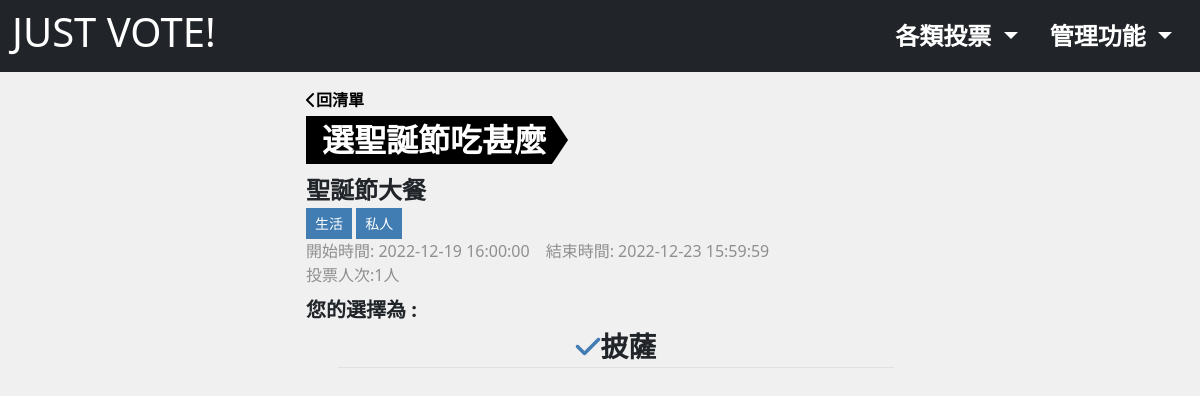
Before: /?do=survey_result&id=66 (signed in) with the older database file.
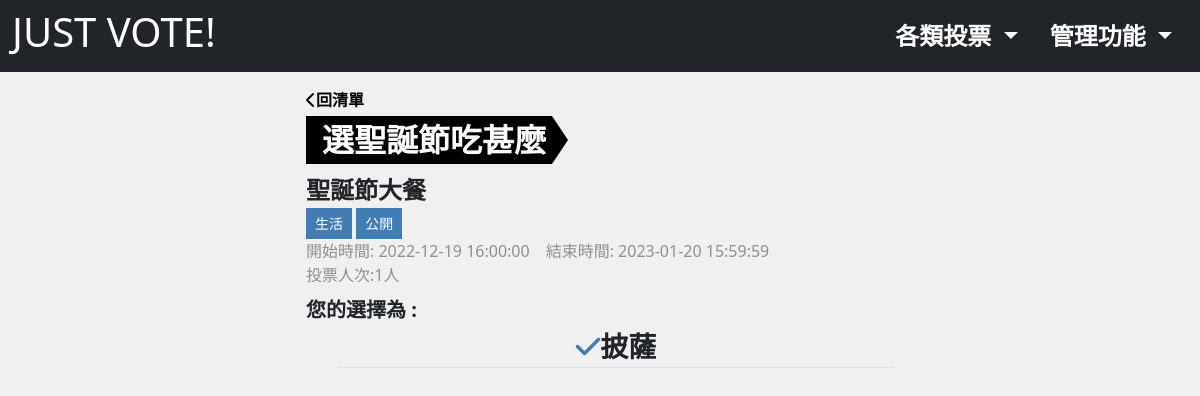
After: the same page with the newer database file.
### tables this page shows
CREATE TABLE `projectvote_subject` (
  `id` int(10) UNSIGNED NOT NULL,
  `title` varchar(64) NOT NULL COMMENT '投票主題',
  `description` text DEFAULT NULL COMMENT '描述',
  `type` tinyint(3) UNSIGNED NOT NULL DEFAULT 0 COMMENT '投票類型',
  `vote` int(10) NOT NULL DEFAULT 0 COMMENT '被投票次數',
  `private` tinyint(1) NOT NULL DEFAULT 0 COMMENT '是否為私人投票',
  `category_id` int(10) UNSIGNED NOT NULL,
  `start_time` timestamp NOT NULL DEFAULT current_timestamp() COMMENT '開始時間',
  `end_time` timestamp NULL DEFAULT NULL COMMENT '結束時間',
  `created_at` timestamp NOT NULL DEFAULT current_timestamp(),
  `update_at` timestamp NOT NULL DEFAULT current_timestamp() ON UPDATE current_timestamp(),
  `check_num` int(10) UNSIGNED NOT NULL
);

### db/base.php (called while the page is built, shortened)
<?php
$db = "mysql:local=localhost;charset=utf8;dbname=vote;";
$pdo = new PDO($db,"root","");
function find($table,$id){
    global $pdo;
    $sql = "SELECT * FROM  `$table`";
    if(is_array($id)){
        $input = [];
        foreach($id as $key => $value){
            $input[]="`$key`='$value'";
        }
        $sql = $sql ." WHERE ". join(" && ",$input);
    }else {
        $sql = $sql . "WHERE `id`='$id'";
    }
    return $pdo->query($sql)->fetch(PDO::FETCH_ASSOC);
}
?>

### front/survey_result.php (the view, shortened to what this page needs)
<?php
include_once "./db/base.php";
$survey = find('projectvote_subject',$_GET['id']);
$categoryName = find('projectvote_subject_category',$survey['category_id']);
$optionId='';
if(isset($_SESSION['user'])){
  $userLog = find('projectvote_log',['subject_id'=>$_GET['id'],'user_id'=>$_SESSION['user']['id']]);
}
if(!empty($userLog)){
  $optionId=explode(',',$userLog['option_id']);
}
switch($survey['private']){
    case 0:
        $private = '公開';
    break;
    case 1:
    case 2:
        $private = '私人';
    break;
}
?>
<div class="container-xxl pb-5 mt-3">
    <div class="survey-info w-50 mx-auto">
      <a href="#" class="fw-bold d-block mb-1 back-btn"><i class="fa-solid fa-chevron-left mr-1"></i>回清單</a>
      <h2 class="section-tag tag-lg mb-2"><?=$survey['title']?></h2>
      <p class="fs-4 fw-bold mt-2 mb-0" ><?=$survey['description']?></p>
      <div class="tag">
          <span class="survey-tag btn btn-sm"><?=$categoryName['category']?></span>
          <span class="survey-tag btn btn-sm"><?=$private?></span>
      </div>
    </div>
    <div class="survey-date text-sub mb-2 w-50 mx-auto">
      <span class="pe-3">開始時間: <time><?=$survey['start_time']?></time></span><span>結束時間: <time><?=$survey['end_time']?></time></span>
      <div>投票人次:<span class="subject_vote"><?=$survey['vote']?>人</span></div>
    </div>
    <div class="result-info-box w-50 mx-auto fw-bold fs-5">
      <div>您的選擇為 :</div>
      <ul class="result-option-list">
        <?php
        if(!empty($optionId)){
          foreach($optionId as $value){
            $vote=find('projectvote_subject_options',['id'=>$value])['opt'];
            echo "<li class='result-option-item border-bottom border-1 border-sub text-center fs-3'>";
            echo "<i class='fa-sharp fa-solid fa-check text-main'></i>$vote</li>";
          }
        }else{
          $votedOpt='';
          echo "<li class='result-option-item border-bottom border-1 border-sub text-center fs-3'>未參加投票</li>";
        }
        ?>
      </ul>
    </div>
</div>

Changed rows visible on the page:
changed projectvote_subject "選聖誕節吃甚麼": private "私人" → "公開"; end_time "2022-12-23 15:59:59" → "2023-01-20 15:59:59"
